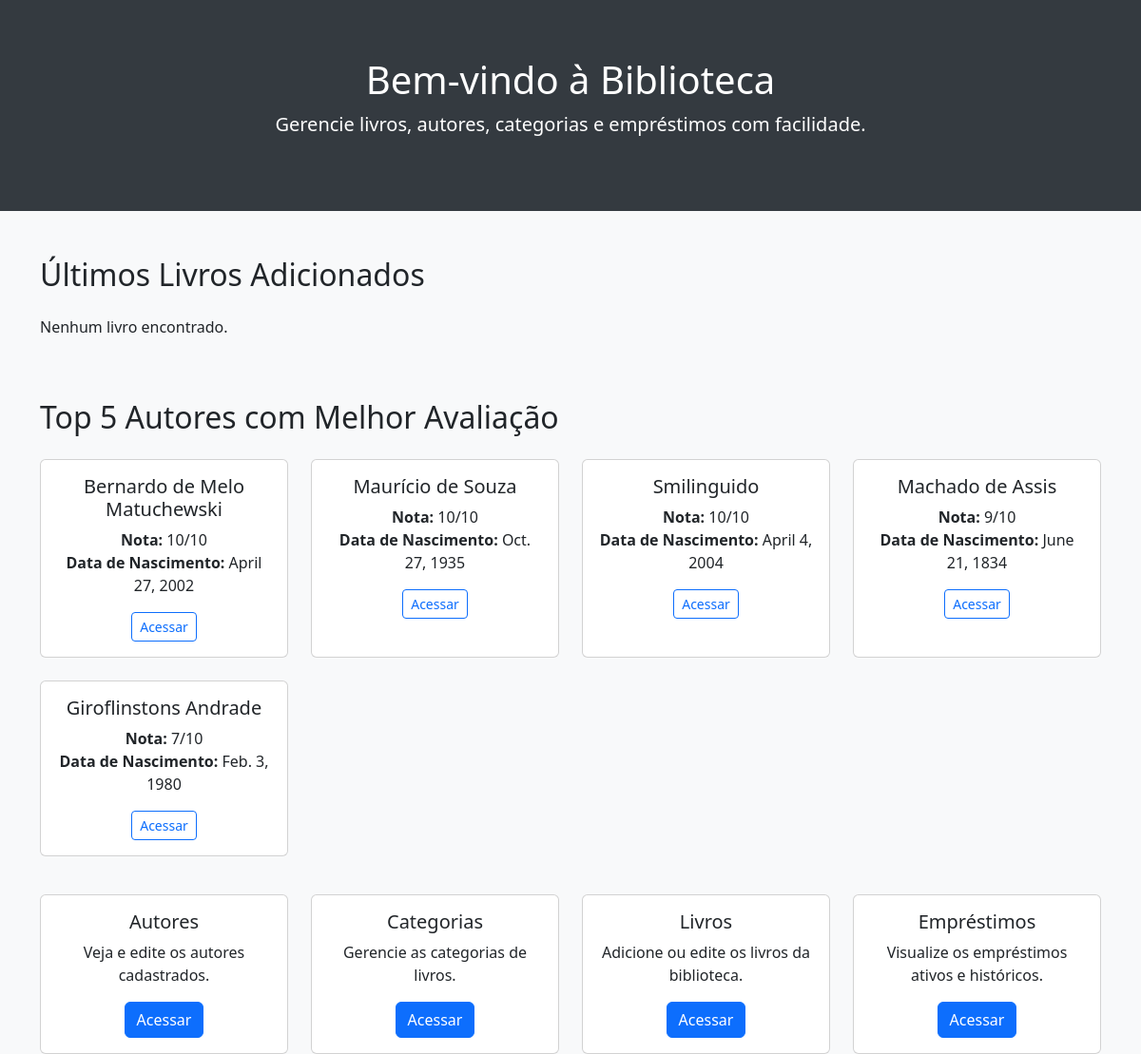
The page / on the database its author committed.
### core/models.py (models this page shows, shortened)
class Author(models.Model):
    fullname = models.CharField(max_length=100)
    birthdate = models.DateField(auto_now_add=False)
    rating = models.IntegerField(null=False, blank=False)
    description = models.TextField(null=False, blank=False)
    class Meta:
        verbose_name = "Autor"
        verbose_name_plural = "Autores"
        ordering = ['fullname']

### core/views.py (the view)
# urls.py: path('', HomePageView.as_view(), name='home'),
class HomePageView(TemplateView):
    template_name = 'home.html'
    def get_context_data(self, **kwargs):
        context = super().get_context_data(**kwargs)
        context['latest_books'] = Book.objects.all().order_by('-id')[:12]
        context['top_authors'] = Author.objects.all().order_by('-rating')[:5]
        return context

### core/templates/home.html (shortened to what this page needs)
<!DOCTYPE html>
<html lang="pt-br">
  <head>
    <link
      href="https://cdn.jsdelivr.net/npm/bootstrap@5.3.3/dist/css/bootstrap.min.css"
      rel="stylesheet"
    />
  </head>
  <body>
    <div class="hero">
      <h1>Bem-vindo à Biblioteca</h1>
      <p class="lead">
        Gerencie livros, autores, categorias e empréstimos com facilidade.
      </p>
    </div>
    <div class="container mt-5">
      <h2 class="mb-4">Últimos Livros Adicionados</h2>
      <div class="row row-cols-1 row-cols-sm-2 row-cols-md-3 row-cols-lg-4 g-4">
        {% for book in latest_books %}
        <div class="col">
          <div class="card h-100">
            <div class="card-body">
              <h5 class="card-title">{{ book.title|upper }}</h5>
              <p class="card-text">
                <strong>Autor:</strong> {{ book.author }}<br />
                <strong>Ano:</strong> {{ book.year_published }}<br />
                <strong>Categoria:</strong> {{ book.category }}
              </p>
              <a
                href="{% url 'book-detail' book.pk %}"
                class="btn btn-sm btn-outline-primary"
                >Acessar</a
              >
            </div>
          </div>
        </div>
        {% empty %}
        <p>Nenhum livro encontrado.</p>
        {% endfor %}
      </div>
    </div>
    <div class="container mt-5">
      <h2 class="mb-4">Top 5 Autores com Melhor Avaliação</h2>
      <div class="row row-cols-1 row-cols-sm-2 row-cols-md-3 row-cols-lg-4 g-4">
        {% for author in top_authors %}
        <div class="col">
          <div class="card h-100 text-center">
            <div class="card-body">
              <h5 class="card-title">{{ author.fullname }}</h5>
              <p class="card-text">
                <strong>Nota:</strong> {{ author.rating }}/10<br />
                <strong>Data de Nascimento:</strong> {{ author.birthdate }}
              </p>
              <a
                href="{% url 'author-detail' author.pk %}"
                class="btn btn-sm btn-outline-primary"
                >Acessar</a
              >
            </div>
          </div>
        </div>
        {% empty %}
        <p>Nenhum autor encontrado.</p>
        {% endfor %}
      </div>
    </div>
    <div class="container section-links">
      <div class="row g-4">
        <div class="col-md-3">
          <div class="card text-center">
            <div class="card-body">
              <h5 class="card-title">Autores</h5>
              <p class="card-text">Veja e edite os autores cadastrados.</p>
              <a href="{% url 'author-list' %}" class="btn btn-primary"
                >Acessar</a
              >
            </div>
          </div>
        </div>
        <div class="col-md-3">
          <div class="card text-center">
            <div class="card-body">
              <h5 class="card-title">Categorias</h5>
              <p class="card-text">Gerencie as categorias de livros.</p>
              <a href="{% url 'category-list' %}" class="btn btn-primary"
                >Acessar</a
              >
            </div>
          </div>
        </div>
        <div class="col-md-3">
          <div class="card text-center">
            <div class="card-body">
              <h5 class="card-title">Livros</h5>
              <p class="card-text">
                Adicione ou edite os livros da biblioteca.
              </p>
              <a href="{% url 'book-list' %}" class="btn btn-primary"
                >Acessar</a
              >
            </div>
          </div>
        </div>
        <div class="col-md-3">
          <div class="card text-center">
            <div class="card-body">
              <h5 class="card-title">Empréstimos</h5>
              <p class="card-text">
                Visualize os empréstimos ativos e históricos.
              </p>
              <a href="{% url 'loan-list' %}" class="btn btn-primary"
                >Acessar</a
              >
            </div>
          </div>
        </div>
      </div>
    </div>
  </body>
</html>

### core/templates/home.html (style rules this page uses)
body { background-color: #f8f9fa; }
.hero { padding: 60px 0; background-color: #343a40; color: white; text-align: center; }
.section-links { margin-top: 40px; }
.card { transition: transform 0.2s ease; }

### rows shown on the page
Author: fullname "Bernardo de Melo Matuchewski", rating "10", birthdate "April 27, 2002"
Author: fullname "Maurício de Souza", rating "10", birthdate "Oct. 27, 1935"
Author: fullname "Smilinguido", rating "10", birthdate "April 4, 2004"
Author: fullname "Machado de Assis", rating "9", birthdate "June 21, 1834"
Author: fullname "Giroflinstons Andrade", rating "7", birthdate "Feb. 3, 1980"
